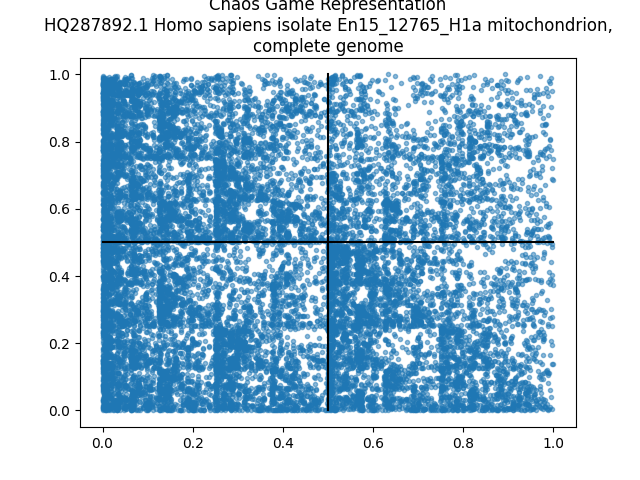
#> input picture src/image/data/img1.png, 640 x 480 px
$ python image.py
#> lines starting #> are read from the running program, lines starting #| are printed output that depends on the picture; long printed decimals are rounded
from skimage.metrics import structural_similarity
import cv2


# Works well with images of different dimensions
def orb_sim(img_1, img_2):
    orb = cv2.ORB_create()

    # detect keypoints and descriptors
    kp_a, desc_a = orb.detectAndCompute(img_1, None)
    kp_b, desc_b = orb.detectAndCompute(img_2, None)

    # define the bruteforce matcher object
    bf = cv2.BFMatcher(cv2.NORM_HAMMING, crossCheck=True)

    # perform matches.
    matches = bf.match(desc_a, desc_b)

    # Look for similar regions with distance < 50. Goes from 0 to 100 so pick a number between.
    similar_regions = [i for i in matches if i.distance < 50]
    if len(matches) == 0:
        return 0
    return len(similar_regions) / len(matches)


# Needs images with same dimension
def structural_sim(img_1, img_2):
    sim, diff = structural_similarity(img_1, img_2, full=True)
    return sim


img1 = cv2.imread('data/img1.png', 0)
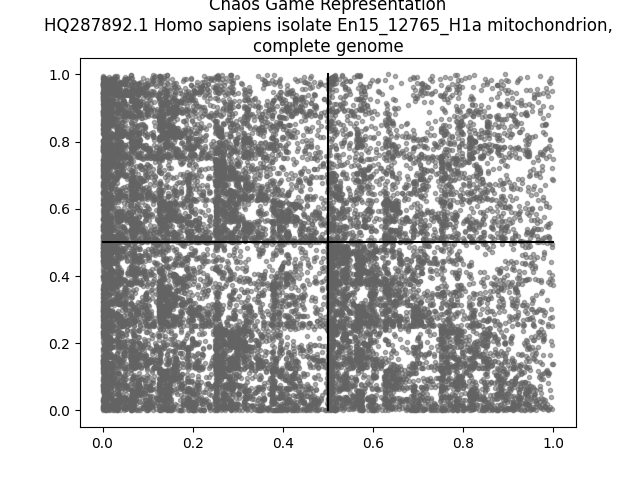
#> img1: shape (480, 640); min 0, max 255, mean 198.3
img2 = cv2.imread('data/img2.png', 0)
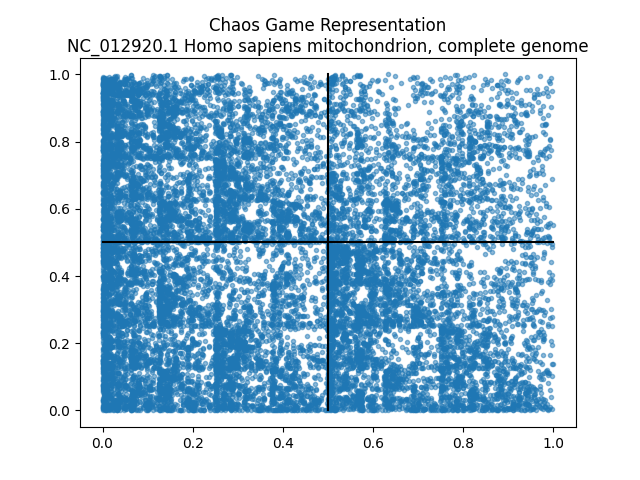
#> input picture src/image/data/img2.png, 640 x 480 px
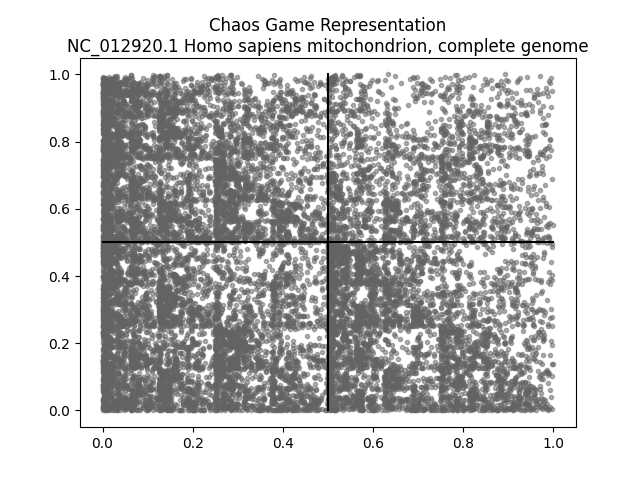
#> img2: shape (480, 640); min 0, max 255, mean 198.9

orb_similarity = orb_sim(img1, img2)  # 1.0 means identical. Lower = not similar
#> in orb_sim, `kp_a, desc_a = orb.detectAndCompute(img_1, None)`: kp_a = 501 keypoints; strongest (x, y, size): (305, 48, 31), (354, 45, 31), (305, 45, 31), (340, 52, 31)
#> in orb_sim, `kp_b, desc_b = orb.detectAndCompute(img_2, None)`: kp_b = 505 keypoints; strongest (x, y, size): (539, 45, 31), (496, 46, 31), (244, 47, 31), (249, 47, 31)
#> in orb_sim, `matches = bf.match(desc_a, desc_b)`: matches = 334 matches
#> in orb_sim, `similar_regions = [i for i in matches if i.distance < 50]`: similar_regions = 290 matches
#> orb_similarity = 0.868

print("Similarity using ORB is: ", orb_similarity)
#| Similarity using ORB is:  0.8683

ssim = structural_sim(img1, img2)  # 1.0 means identical. Lower = not similar
#> in structural_sim, `sim, diff = structural_similarity(img_1, img_2, full=True)`:
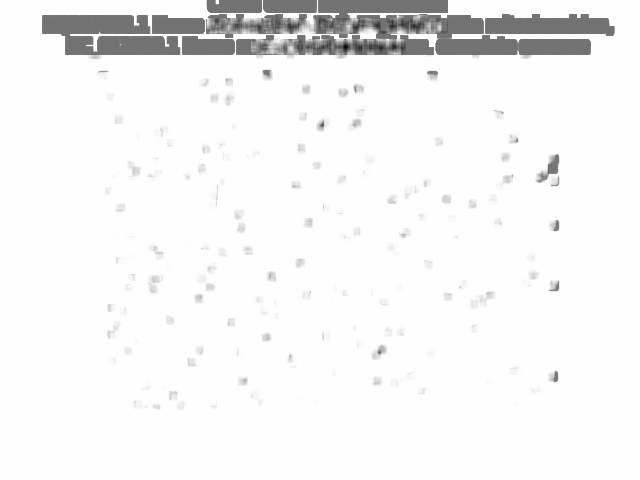
#> diff: shape (480, 640) float64; min -0.804, max 1, mean 0.924; drawn with min black and max white
#> in structural_sim, `sim, diff = structural_similarity(img_1, img_2, full=True)`: sim = 0.925
#> ssim = 0.925
print("Similarity using SSIM is: ", ssim)
#| Similarity using SSIM is:  0.9249
